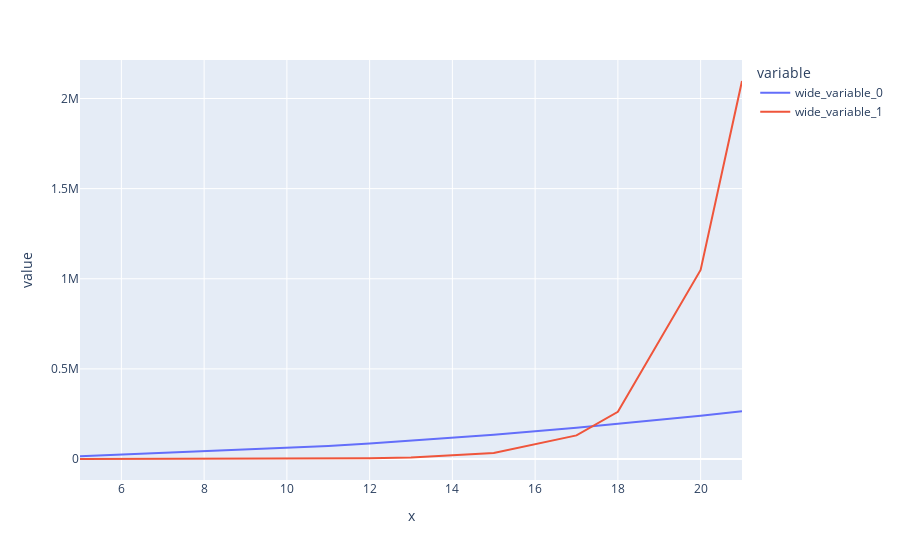

The notebook cell this image was saved under:
### Code cell
px.line(X, x=X, y=[steps3, steps4])

### Figure 1 — Plotly figure (JSON) as saved in the notebook; plotly's stock layout.template omitted (floating-point values rounded to 4 significant figures)
{"data": [{"hovertemplate": "variable=wide_variable_0<br>x=%{x}<br>value=%{y}<extra></extra>", "legendgroup": "wide_variable_0", "line": {"color": "#636efa", "dash": "solid"}, "marker": {"symbol": "circle"}, "mode": "lines", "name": "wide_variable_0", "orientation": "v", "showlegend": true, "type": "scatter", "x": [5, 10, 11, 12, 13, 15, 17, 18, 20, 21], "xaxis": "x", "y": [15000, 60000, 72600, 86400, 101400, 135000, 173400, 194400, 240000, 264600], "yaxis": "y"}, {"hovertemplate": "variable=wide_variable_1<br>x=%{x}<br>value=%{y}<extra></extra>", "legendgroup": "wide_variable_1", "line": {"color": "#EF553B", "dash": "solid"}, "marker": {"symbol": "circle"}, "mode": "lines", "name": "wide_variable_1", "orientation": "v", "showlegend": true, "type": "scatter", "x": [5, 10, 11, 12, 13, 15, 17, 18, 20, 21], "xaxis": "x", "y": [32, 1024, 2048, 4096, 8192, 32768, 131072, 262144, 1048576, 2097152], "yaxis": "y"}], "layout": {"legend": {"title": {"text": "variable"}, "tracegroupgap": 0}, "margin": {"t": 60}, "xaxis": {"anchor": "y", "domain": [0, 1], "title": {"text": "x"}}, "yaxis": {"anchor": "x", "domain": [0, 1], "title": {"text": "value"}}}}
